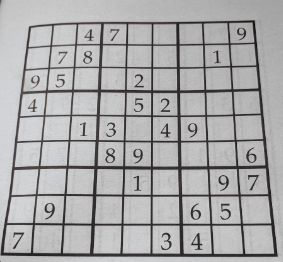
#> input picture sudoku1.png, 283 x 262 px
$ python main.py
#> lines starting #> are read from the running program, lines starting #| are printed output that depends on the picture; after the words box and inside, x2 and y2 are one past the last pixel; in counts of white or black regions, pixels touching at a corner belong together
import cv2
import numpy as np
import re
from imutils import contours as imutils_contours
import pytesseract

def preprocess_image(image):

    # Get grayscale image
    grayscaleImage = cv2.cvtColor(image, cv2.COLOR_BGR2GRAY)
    # cv2.imshow('grayscale image', grayscaleImage)

    height, width = image.shape[:2]
    minLen = min(height, width)
    blockSize = 0

    print('width x height =  {} x {}'.format(width, height))

    # blocksize MUST BE ODD
    blockSize = minLen // 2
    if blockSize % 2 == 0:
        blockSize = blockSize + 1

    cst = minLen // 30

    print('blockSize = {}'.format(blockSize))
    print('cst = {}'.format(cst))

    # User adaptive threshold using gaussian_c calculation for a better image readability
    # https://docs.opencv.org/4.x/d7/d4d/tutorial_py_thresholding.html
    thresholdImage = cv2.adaptiveThreshold(grayscaleImage, 255, cv2.ADAPTIVE_THRESH_GAUSSIAN_C, cv2.THRESH_BINARY_INV, blockSize, cst)
    # cv2.imshow('threshold image', thresholdImage)

    # detect largest contour
    contours, _ = cv2.findContours(thresholdImage, cv2.RETR_EXTERNAL, cv2.CHAIN_APPROX_SIMPLE)
    largest_contour = max(contours, key=cv2.contourArea)

    # create blank mask
    mask = np.zeros_like(thresholdImage)

    # draw on the mask the largest contour for the sudoku grid
    cv2.drawContours(mask, [largest_contour], 0, (255, 255, 255), thickness=cv2.FILLED)
    # cv2.imshow('mask', mask)

    # combine the threshold image and the mask
    grid_image = cv2.bitwise_and(thresholdImage, mask)
    # cv2.imshow('threshold + mask', grid_image)

    inverse = cv2.bitwise_not(grid_image)
    cv2.imshow('inverse', inverse)

    return inverse, contours

def find_corners(image, contours):
    largest_contour = max(contours, key=cv2.contourArea)

    # Find corners of the largest contour
    # Contour's perimeter
    epsilon = 0.02 * cv2.arcLength(largest_contour, True)
    # Contour's approximation
    corners = cv2.approxPolyDP(largest_contour, epsilon, True)

    # [8 lines of commented-out code are left out]

    return corners

def check_black_pixels_margins(image, margin_size=10):
    # Extract the image dimensions
    height, width = image.shape[:2]

    # Define the regions of interest (ROIs) for the margins
    top_margin = image[:margin_size, :]
    bottom_margin = image[height - margin_size:, :]
    left_margin = image[:, :margin_size]
    right_margin = image[:, width - margin_size:]

    # Check if any of the margins have white pixels
    has_white_top = np.any(top_margin == 0)
    has_white_bottom = np.any(bottom_margin == 0)
    has_white_left = np.any(left_margin == 0)
    has_white_right = np.any(right_margin == 0)

    # Return the results
    return has_white_top or has_white_bottom or has_white_left or has_white_right

def add_white_margins(image, margin_size=10):
    # Extract the image dimensions
    height, width = image.shape[:2]

    # Create a new image with increased dimensions
    new_height = height + 2 * margin_size
    new_width = width + 2 * margin_size
    new_image = np.ones((new_height, new_width), dtype=np.uint8) * 255  # Initialize with white pixels

    # Copy the original image to the center of the new image
    new_image[margin_size:margin_size + height, margin_size:margin_size + width] = image

    return new_image

# https://stackoverflow.com/questions/58985400/how-to-fix-transform-perspective-function-incorrectly-returning-image-in-the-wro
def is_top_right_higher_than_top_left(contours):
    largest_contour = max(contours, key=cv2.contourArea)

    # Get the bounding box of the contour
    x, y, w, h = cv2.boundingRect(largest_contour)

    # Calculate the coordinates of the top-left and top-right corners
    top_left = (x, y)
    top_right = (x + w, y)

    # Check if the top-right corner is higher than the top-left corner
    return top_right[1] < top_left[1]

def wrap_image(image, contours):
    # Find corners
    corners = find_corners(image, contours)

    # additional white margins layer
    if (check_black_pixels_margins(image)):
        print("Black pixels on margins")
        image = add_white_margins(image)
    # cv2.imshow('Additional margins', image)

    temp = 10
    # Define the destination points based on the image size
    height, width = image.shape[:2]
    dest_points = np.float32([[temp, temp],
                              [temp, height - temp],
                              [width - temp, height - temp],
                              [width - temp, temp]])

    # Get the perspective transformation matrix
    matrix = cv2.getPerspectiveTransform(corners.astype(np.float32), dest_points)

    # Apply the perspective transformation
    wrapped_image = cv2.warpPerspective(image, matrix, (width, height))

    # "rotate" -90 degrees to correct orientation
    if (is_top_right_higher_than_top_left):
        wrapped_image = cv2.transpose(wrapped_image)
        wrapped_image = cv2.flip(wrapped_image, 1)
        # cv2.imshow('Wrapped Image -90', wrapped_image)

    cv2.imshow('Wrapped Image', wrapped_image)
    # cv2.waitKey(0)

    return wrapped_image

def detect_grid_lines(image):
    # Get inverse image + adaptiveThreshold preprocessing
    thresholdImage = cv2.adaptiveThreshold(image, 255, cv2.ADAPTIVE_THRESH_GAUSSIAN_C, cv2.THRESH_BINARY_INV, 11, 2)
    # cv2.imshow('thresholdImage', thresholdImage)

    # find the lines using probabilistic Hough line transform
    # NOTE -> adjust maxLineGap, it determines the maximum gap between lines
    # segments that can be connected to a line.
    height, width = image.shape[:2]
    minLen = min(height, width)
    gap = minLen // 9
    print('gap = {}'.format(gap))
    lines = cv2.HoughLinesP(thresholdImage, 1, np.pi / 180, threshold=100, minLineLength=100, maxLineGap=gap)

    # create a blank image to draw the lines
    lines_image = np.zeros_like(image)

    # draw the detected lines on the image
    # NOTE -> adjust the line thickness if needed
    for line in lines:
        x1, y1, x2, y2 = line[0]
        cv2.line(lines_image, (x1, y1), (x2, y2), 255, 5)
    # cv2.imshow('Hough lines', lines_image)

    # get intersection between grid image and the lines
    intersections = cv2.bitwise_and(thresholdImage, lines_image)
    cv2.imshow('intersections image', intersections)

    # cv2.waitKey(0)

    return intersections

def extract_cells(image, intersections):
    # Find contours in the intersection points image
    contours, _ = cv2.findContours(intersections, cv2.RETR_TREE, cv2.CHAIN_APPROX_SIMPLE)

    # Remove the largest contour (outer contour of the entire grid)
    contours = sorted(contours, key=cv2.contourArea, reverse=True)[1:]

    # Sort contours top-to-bottom
    contours, _ = imutils_contours.sort_contours(contours, method="top-to-bottom")

    # Split the contours into rows
    rows = []
    for i in range(0, len(contours), 9):
        row = []
        for j in range(9):
            if i + j < len(contours):
                row.append(contours[i + j])
        rows.append(row)

    # Calculate the size of each cell
    cell_size = image.shape[0] // 9

    # Initialize variables to store cells and cell contours
    cells = []
    cell_contours = []

    for row in rows:
        # Sort contours from left to right within each row
        row, _ = imutils_contours.sort_contours(row, method="left-to-right")

        for contour in row:
            x, y, w, h = cv2.boundingRect(contour)

            # Skip if the contour is too small or too big to be a cell
            if w > cell_size // 2 and h > cell_size // 2 and \
                    w < cell_size * 2 and h < cell_size * 2:
                cell = image[y:y + h, x:x + w]
                cells.append(cell)
                cell_contours.append(contour)

    # [5 lines of commented-out code are left out]

    return cells, cell_contours, cell_size

def transform_margins_to_black(image, cell_size):
    # Get the image dimensions
    height, width = image.shape

    # Set the margin size
    margin_size = cell_size // 10

    # Transform the top margin to black
    image[0:margin_size, :] = 0

    # Transform the bottom margin to black
    image[height-margin_size:height, :] = 0

    # Transform the left margin to black
    image[:, 0:margin_size] = 0

    # Transform the right margin to black
    image[:, width-margin_size:width] = 0

    return image

def recognize_digits(cells, cell_size):
    sudoku_digits = []

    # for cell in cells:
    for cell in cells:
        blur = cv2.GaussianBlur(cell, (5, 5), 0)
        cell = transform_margins_to_black(blur, cell_size)

        # cv2.imshow('cell', cell)
        # cv2.waitKey(0)

        digit = pytesseract.image_to_string(cell, config='--psm 13 --oem 3 -c tessedit_char_whitelist=123456789')

        digit = re.sub(r'\D', '', digit.strip())

        # print(digit.isdigit())
        # print(check_white_pixels(cell, cell_size))
        # print("Recognized digit:", digit)

        if digit.isdigit():
            # convert the normal digit
            digit_int = int(digit)
            sudoku_digits.append(digit_int)
        else:
            # empty cell
            sudoku_digits.append(0)

    return sudoku_digits

# debug function
def draw_contours(image, contours):
    # Create a copy of the image to draw the contours on
    image_with_contours = image.copy()

    # Draw each contour with a random color
    for i, contour in enumerate(contours):
        # Draw the contour on the image
        cv2.drawContours(image_with_contours, [contour], -1, (155, 155, 155), thickness=2)

    return image_with_contours

def solve_sudoku(image):

    # Step 1.1: preprocess the input image
    preprocessed_image, contours = preprocess_image(image)

    # Step 1.2: wrap the preprocessed image
    wrapped_image = wrap_image(preprocessed_image, contours)

    # Step 2: detect the sudoku lines from the preprocessed image
    intersections = detect_grid_lines(wrapped_image)

    # Step 3: extract all the cells from the preprocessed image
    cells, cell_contours, cell_size = extract_cells(wrapped_image, intersections)

    # Step 3.1: Throw error
    if len(cells) < 81:
        raise Exception("The image couldn't be processed - not enough cells detected - {}".format(len(cells)))
    elif len(cells) > 81:
        raise Exception("The image couldn't be processed - too many cells detected - {}".format(len(cells)))

    # DEBUG - Draw contours
    aux_img = draw_contours(wrapped_image, cell_contours)
    cv2.imshow('aux_img', aux_img)

    # Step 4: recognize the digits from the cells vector
    sudoku_digits = recognize_digits(cells, cell_size)

    # DEBUG - reshape array (dimension = 81) to a 9x9 matrix
    grid = np.array(sudoku_digits).reshape((9, 9))
    print(np.matrix(grid))

def main():
    # Get the image path
    image_path = "sudoku1.png"

    # Read the image
    image = cv2.imread(image_path)
#> image is the input picture: shape (262, 283, 3); mean B, G, R 170.7, 170.1, 170.9
    # cv2.imshow('input image', image)

    # Solve sudoku from image
    solve_sudoku(image)
#| width x height =  283 x 262
#| blockSize = 131
#| cst = 8
#> in preprocess_image, `thresholdImage = cv2.adaptiveThreshold(grayscaleImage, 255, cv2.ADAPTI..`:
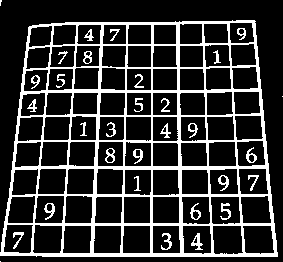
#> thresholdImage: shape (262, 283); 19.6% white; 32 white regions (3 under 20 px)
#> in preprocess_image, `contours, _ = cv2.findContours(thresholdImage, cv2.RETR_EXTERNAL, cv2...`: contours = 4 contours, 3 with area under 20; largest, box (x1, y1, x2, y2) and area: (0, 20, 278, 257) 58626
#> in preprocess_image, `largest_contour = max(contours, key=cv2.contourArea)`: largest_contour = contour of 134 points, box (x1, y1, x2, y2) (0, 20, 278, 257), area 58626
#> in preprocess_image, `cv2.drawContours(mask, [largest_contour], 0, (255, 255, 255), thicknes..`:
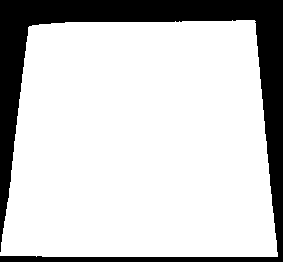
#> mask: shape (262, 283); 79.7% white; 1 black region, box (x1, y1, x2, y2) and area: (0, 0, 283, 262) 15035
#> in preprocess_image, `grid_image = cv2.bitwise_and(thresholdImage, mask)`: grid_image: shape (262, 283); 19.6% white; 29 white regions, largest, box (x1, y1, x2, y2) and area: (0, 20, 278, 257) 12823, (191, 233, 203, 250) 91, (220, 203, 231, 220) 83
#> in preprocess_image, `inverse = cv2.bitwise_not(grid_image)`: inverse: shape (262, 283); 80.4% white; 29 black regions
#> in find_corners, `epsilon = 0.02 * cv2.arcLength(largest_contour, True)`: epsilon = 19.91
#> in find_corners, `corners = cv2.approxPolyDP(largest_contour, epsilon, True)`: corners = [[255, 21], [29, 26], [0, 255], [277, 256]]
#> in check_black_pixels_margins, `has_white_top = np.any(top_margin == 0)`: has_white_top = False
#> in check_black_pixels_margins, `has_white_bottom = np.any(bottom_margin == 0)`: has_white_bottom = True
#> in add_white_margins, `height, width = image.shape[:2]`: height = 262; width = 283
#> in add_white_margins, `new_height = height + 2 * margin_size`: new_height = 282
#> in add_white_margins, `new_width = width + 2 * margin_size`: new_width = 303
#> in add_white_margins, `new_image[margin_size:margin_size + height, margin_size:margin_size + ..`:
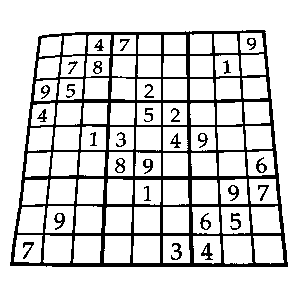
#> new_image: shape (282, 303); 83% white; 29 black regions, largest, box (x1, y1, x2, y2) and area: (10, 30, 288, 267) 12823, (201, 243, 213, 260) 91, (230, 213, 241, 230) 83
#> in wrap_image, `matrix = cv2.getPerspectiveTransform(corners.astype(np.float32), dest_..`: matrix = [[0.0359, 1.57, -31.6], [-1.19, 0.122, 311.7], [0.000138, 0.00102, 1]]
#> in detect_grid_lines, `thresholdImage = cv2.adaptiveThreshold(image, 255, cv2.ADAPTIVE_THRESH..`: thresholdImage: shape (303, 282); 22% white; 30 white regions, largest, box (x1, y1, x2, y2) and area: (19, 20, 282, 303) 16114, (0, 221, 10, 303) 309, (87, 62, 98, 81) 106
#| gap = 31
#> in detect_grid_lines, `lines = cv2.HoughLinesP(thresholdImage, 1, np.pi / 180, threshold=100,..`: lines = 63 rows, first 6: [189, 302, 194, 24], [49, 302, 49, 21], [5, 302, 279, 302], [78, 301, 78, 21], [278, 301, 278, 23], [108, 301, 108, 21]
#> the loop in detect_grid_lines, `for line in lines:` made 63 passes
#> (x1, y1, x2, y2) on passes 1 to 12: (189, 302, 194, 24), (49, 302, 49, 21), (5, 302, 279, 302), (78, 301, 78, 21), (278, 301, 278, 23), (108, 301, 108, 21), (21, 118, 280, 118), (107, 301, 107, 21), (136, 301, 136, 22), (23, 301, 23, 25), (221, 301, 221, 23), (106, 301, 106, 21)
#> after the loop in detect_grid_lines, `for line in lines:`:
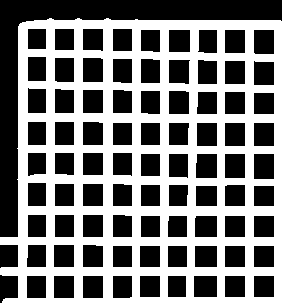
#> lines_image: shape (303, 282); 47.1% white; 1 white region, box (x1, y1, x2, y2) and area: (0, 18, 282, 303) 40223
#> in detect_grid_lines, `intersections = cv2.bitwise_and(thresholdImage, lines_image)`:
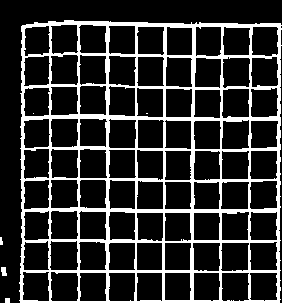
#> intersections: shape (303, 282); 18.9% white; 6 white regions (2 under 20 px)
#> in extract_cells, `contours, _ = cv2.findContours(intersections, cv2.RETR_TREE, cv2.CHAIN..`: contours = 87 contours, 4 with area under 20; largest, box (x1, y1, x2, y2) and area: (19, 20, 282, 303) 72224, (49, 240, 79, 271) 795, (50, 271, 79, 302) 791, (50, 54, 79, 86) 788, (79, 148, 108, 179) 786
#> in extract_cells, `contours = sorted(contours, key=cv2.contourArea, reverse=True)[1:]`: contours = 86 contours, 4 with area under 20; largest, box (x1, y1, x2, y2) and area: (49, 240, 79, 271) 795, (50, 271, 79, 302) 791, (50, 54, 79, 86) 788, (79, 148, 108, 179) 786, (222, 56, 251, 89) 786
#> in extract_cells, `contours, _ = imutils_contours.sort_contours(contours, method="top-to-..`: contours = 86 contours, 4 with area under 20; largest, box (x1, y1, x2, y2) and area: (49, 240, 79, 271) 795, (50, 271, 79, 302) 791, (50, 54, 79, 86) 788, (222, 56, 251, 89) 786, (79, 148, 108, 179) 786
#> the loop in extract_cells, `for i in range(0, len(contours), 9):` made 10 passes
#> i on passes 2 to 10: 9, 18, 27, 36, 45, 54, 63, 72, 81
#> after the loop in extract_cells, `for i in range(0, len(contours), 9):`: rows = 10 items
#> the loop in extract_cells, `for row in rows:` made 10 passes
#> after the loop in extract_cells, `for row in rows:`: cell_contours = 81 contours; largest, box (x1, y1, x2, y2) and area: (49, 240, 79, 271) 795, (50, 271, 79, 302) 791, (50, 54, 79, 86) 788, (222, 56, 251, 89) 786, (79, 148, 108, 179) 786; cells = 81 items
#> in solve_sudoku, `cells, cell_contours, cell_size = extract_cells(wrapped_image, interse..`: cell_size = 33
#> the loop in draw_contours, `for i, contour in enumerate(contours):` made 81 passes
#> after the loop in draw_contours, `for i, contour in enumerate(contours):`:
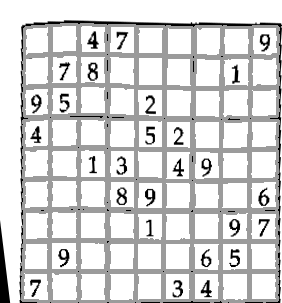
#> image_with_contours: shape (303, 282); min 0, max 255, mean 215.2
#> the loop in recognize_digits, `for cell in cells:` made 1 pass
#> (height in transform_margins_to_black, width in transform_margins_to_black, margin_size in transform_margins_to_black) on pass 1: (32, 28, 3)
#> pass 1, in recognize_digits, `cell = transform_margins_to_black(blur, cell_size)`:
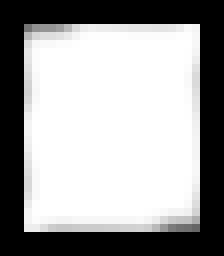
#> cell: shape (32, 28) (shown 8 times larger); min 0, max 255, mean 157.8
#> after the loop in recognize_digits, `for cell in cells:`: sudoku_digits = []
#> (the call stopped at in recognize_digits, `digit = pytesseract.image_to_string(cell, config='--psm 13 --oem 3 -c ..`: pytesseract is not available in this run)

    cv2.waitKey(0)
    #cv2.destroyAllWindows()

if __name__ == '__main__':
    main()

$ run again, with sudoku0.png copied over sudoku1.png
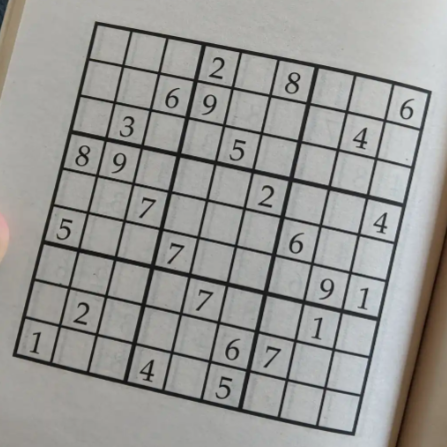
#> input picture sudoku0.png, 447 x 447 px
#> in main, image is the input picture: shape (447, 447, 3); mean B, G, R 148.3, 151.5, 152
#| width x height =  447 x 447
#| blockSize = 223
#| cst = 14
#> in preprocess_image, `thresholdImage = cv2.adaptiveThreshold(grayscaleImage, 255, cv2.ADAPTI..`:
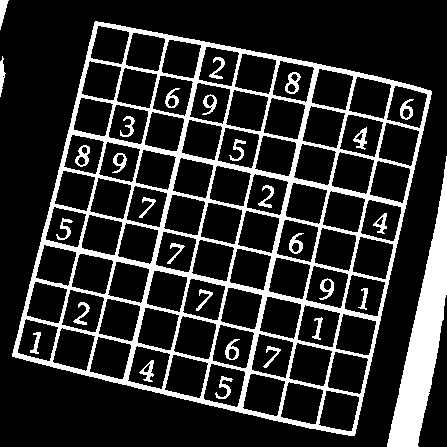
#> thresholdImage: shape (447, 447); 18.2% white; 30 white regions
#> in preprocess_image, `contours, _ = cv2.findContours(thresholdImage, cv2.RETR_EXTERNAL, cv2...`: contours = 4 contours; box (x1, y1, x2, y2) and area: (12, 21, 432, 436) 122564, (387, 156, 447, 447) 5990, (0, 0, 9, 30) 104, (0, 56, 6, 97) 88
#> in preprocess_image, `largest_contour = max(contours, key=cv2.contourArea)`: largest_contour = contour of 620 points, box (x1, y1, x2, y2) (12, 21, 432, 436), area 122564
#> mask: shape (447, 447); 61.7% white; 1 black region, box (x1, y1, x2, y2) and area: (0, 0, 447, 447) 76566
#> grid_image: shape (447, 447); 14.9% white; 27 white regions, largest, box (x1, y1, x2, y2) and area: (12, 21, 432, 436) 26412, (285, 72, 301, 94) 167, (75, 145, 90, 167) 157
#> inverse: shape (447, 447); 85.1% white; 27 black regions
#> epsilon = 29.7
#> in find_corners, `corners = cv2.approxPolyDP(largest_contour, epsilon, True)`: corners = [[95, 21], [12, 356], [354, 435], [431, 91]]
#> has_white_top = False
#> temp = 10
#> dest_points = [[10, 10], [10, 437], [437, 437], [437, 10]]
#> matrix = [[1.24, 0.309, -114.5], [-0.259, 1.25, 8.49], [4.77e-05, 8.03e-05, 1]]
#| gap = 49
#> lines = 112 rows, first 6: [5, 342, 440, 342], [6, 246, 440, 246], [8, 434, 437, 434], [6, 247, 441, 247], [7, 153, 439, 153], [7, 390, 439, 390]
#> the loop in detect_grid_lines, `for line in lines:` made 112 passes
#> intersections: shape (447, 447); 19.9% white; 2 white regions (1 under 20 px)
#> in extract_cells, `contours, _ = cv2.findContours(intersections, cv2.RETR_TREE, cv2.CHAIN..`: contours = 83 contours, 1 with area under 20; largest, box (x1, y1, x2, y2) and area: (5, 9, 442, 439) 184757, (341, 342, 389, 390) 2003, (342, 199, 390, 246) 1988, (57, 201, 105, 248) 1986, (10, 201, 57, 248) 1982
#> in extract_cells, `contours = sorted(contours, key=cv2.contourArea, reverse=True)[1:]`: contours = 82 contours, 1 with area under 20; largest, box (x1, y1, x2, y2) and area: (341, 342, 389, 390) 2003, (342, 199, 390, 246) 1988, (57, 201, 105, 248) 1986, (10, 201, 57, 248) 1982, (342, 295, 390, 342) 1976
#> the loop in extract_cells, `for i in range(0, len(contours), 9):` made 10 passes
#> i on passes 2 to 9: 9, 18, 27, 36, 45, 54, 63, 72
#> after the loop in extract_cells, `for i in range(0, len(contours), 9):`: rows = 10 items
#> the loop in extract_cells, `for row in rows:` made 10 passes
#> after the loop in extract_cells, `for row in rows:`: cell_contours = 81 contours; largest, box (x1, y1, x2, y2) and area: (341, 342, 389, 390) 2003, (342, 199, 390, 246) 1988, (57, 201, 105, 248) 1986, (10, 201, 57, 248) 1982, (342, 295, 390, 342) 1976; cells = 81 items
#> in solve_sudoku, `cells, cell_contours, cell_size = extract_cells(wrapped_image, interse..`: cell_size = 49
#> the loop in draw_contours, `for i, contour in enumerate(contours):` made 81 passes
#> the loop in recognize_digits, `for cell in cells:` made 1 pass
#> (height in transform_margins_to_black, width in transform_margins_to_black, margin_size in transform_margins_to_black) on pass 1: (44, 46, 4)
#> pass 1, in recognize_digits, `cell = transform_margins_to_black(blur, cell_size)`:
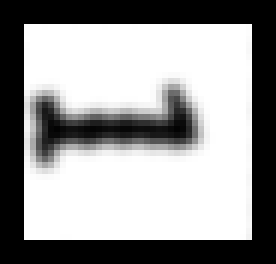
#> cell: shape (44, 46) (shown 6 times larger); min 0, max 255, mean 152.5
#> after the loop in recognize_digits, `for cell in cells:`: sudoku_digits = []
